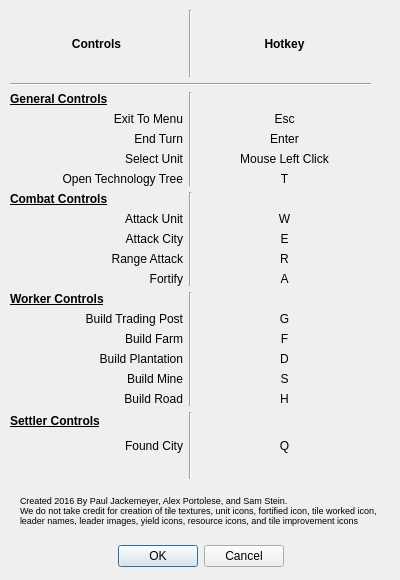
<?xml version="1.0" encoding="UTF-8"?>
<ui version="4.0">
 <class>About</class>
 <widget class="QDialog" name="About">
  <property name="geometry">
   <rect>
    <x>0</x>
    <y>0</y>
    <width>400</width>
    <height>580</height>
   </rect>
  </property>
  <property name="windowTitle">
   <string>Dialog</string>
  </property>
  <widget class="QDialogButtonBox" name="buttonBox">
   <property name="geometry">
    <rect>
     <x>30</x>
     <y>540</y>
     <width>341</width>
     <height>32</height>
    </rect>
   </property>
   <property name="orientation">
    <enum>Qt::Horizontal</enum>
   </property>
   <property name="standardButtons">
    <set>QDialogButtonBox::Cancel|QDialogButtonBox::Ok</set>
   </property>
   <property name="centerButtons">
    <bool>true</bool>
   </property>
  </widget>
  <widget class="QWidget" name="verticalLayoutWidget">
   <property name="geometry">
    <rect>
     <x>10</x>
     <y>10</y>
     <width>361</width>
     <height>469</height>
    </rect>
   </property>
   <layout class="QVBoxLayout" name="verticalLayout">
    <item>
     <layout class="QHBoxLayout" name="horizontalLayout">
      <item>
       <widget class="QLabel" name="label">
        <property name="minimumSize">
         <size>
          <width>171</width>
          <height>60</height>
         </size>
        </property>
        <property name="font">
         <font>
          <weight>75</weight>
          <bold>true</bold>
         </font>
        </property>
        <property name="text">
         <string>Controls</string>
        </property>
        <property name="alignment">
         <set>Qt::AlignCenter</set>
        </property>
       </widget>
      </item>
      <item>
       <widget class="Line" name="line">
        <property name="orientation">
         <enum>Qt::Vertical</enum>
        </property>
       </widget>
      </item>
      <item>
       <widget class="QLabel" name="label_2">
        <property name="minimumSize">
         <size>
          <width>171</width>
          <height>60</height>
         </size>
        </property>
        <property name="font">
         <font>
          <weight>75</weight>
          <bold>true</bold>
         </font>
        </property>
        <property name="text">
         <string>Hotkey</string>
        </property>
        <property name="alignment">
         <set>Qt::AlignCenter</set>
        </property>
       </widget>
      </item>
     </layout>
    </item>
    <item>
     <widget class="Line" name="line_3">
      <property name="orientation">
       <enum>Qt::Horizontal</enum>
      </property>
     </widget>
    </item>
    <item>
     <layout class="QHBoxLayout" name="horizontalLayout_2">
      <item>
       <layout class="QVBoxLayout" name="verticalLayout_3">
        <item>
         <widget class="QLabel" name="label_25">
          <property name="font">
           <font>
            <weight>75</weight>
            <bold>true</bold>
            <underline>true</underline>
           </font>
          </property>
          <property name="text">
           <string>General Controls</string>
          </property>
         </widget>
        </item>
        <item>
         <widget class="QLabel" name="label_5">
          <property name="text">
           <string>Exit To Menu</string>
          </property>
          <property name="alignment">
           <set>Qt::AlignRight|Qt::AlignTrailing|Qt::AlignVCenter</set>
          </property>
         </widget>
        </item>
        <item>
         <widget class="QLabel" name="label_29">
          <property name="text">
           <string>End Turn</string>
          </property>
          <property name="alignment">
           <set>Qt::AlignRight|Qt::AlignTrailing|Qt::AlignVCenter</set>
          </property>
         </widget>
        </item>
        <item>
         <widget class="QLabel" name="label_3">
          <property name="text">
           <string>Select Unit</string>
          </property>
          <property name="alignment">
           <set>Qt::AlignRight|Qt::AlignTrailing|Qt::AlignVCenter</set>
          </property>
         </widget>
        </item>
        <item>
         <widget class="QLabel" name="label_26">
          <property name="text">
           <string>Open Technology Tree</string>
          </property>
          <property name="alignment">
           <set>Qt::AlignRight|Qt::AlignTrailing|Qt::AlignVCenter</set>
          </property>
         </widget>
        </item>
       </layout>
      </item>
      <item>
       <widget class="Line" name="line_2">
        <property name="orientation">
         <enum>Qt::Vertical</enum>
        </property>
       </widget>
      </item>
      <item>
       <layout class="QVBoxLayout" name="verticalLayout_7">
        <item>
         <widget class="QLabel" name="label_41">
          <property name="text">
           <string/>
          </property>
         </widget>
        </item>
        <item>
         <widget class="QLabel" name="label_6">
          <property name="text">
           <string>Esc</string>
          </property>
          <property name="alignment">
           <set>Qt::AlignCenter</set>
          </property>
         </widget>
        </item>
        <item>
         <widget class="QLabel" name="label_30">
          <property name="text">
           <string>Enter</string>
          </property>
          <property name="alignment">
           <set>Qt::AlignCenter</set>
          </property>
         </widget>
        </item>
        <item>
         <widget class="QLabel" name="label_4">
          <property name="text">
           <string>Mouse Left Click</string>
          </property>
          <property name="alignment">
           <set>Qt::AlignCenter</set>
          </property>
         </widget>
        </item>
        <item>
         <widget class="QLabel" name="label_27">
          <property name="text">
           <string>T</string>
          </property>
          <property name="alignment">
           <set>Qt::AlignCenter</set>
          </property>
         </widget>
        </item>
       </layout>
      </item>
     </layout>
    </item>
    <item>
     <layout class="QHBoxLayout" name="horizontalLayout_4">
      <item>
       <layout class="QVBoxLayout" name="verticalLayout_5">
        <item>
         <widget class="QLabel" name="label_18">
          <property name="font">
           <font>
            <weight>75</weight>
            <bold>true</bold>
            <underline>true</underline>
           </font>
          </property>
          <property name="text">
           <string>Combat Controls</string>
          </property>
         </widget>
        </item>
        <item>
         <widget class="QLabel" name="label_19">
          <property name="text">
           <string>Attack Unit</string>
          </property>
          <property name="alignment">
           <set>Qt::AlignRight|Qt::AlignTrailing|Qt::AlignVCenter</set>
          </property>
         </widget>
        </item>
        <item>
         <widget class="QLabel" name="label_20">
          <property name="text">
           <string>Attack City</string>
          </property>
          <property name="alignment">
           <set>Qt::AlignRight|Qt::AlignTrailing|Qt::AlignVCenter</set>
          </property>
         </widget>
        </item>
        <item>
         <widget class="QLabel" name="label_21">
          <property name="text">
           <string>Range Attack</string>
          </property>
          <property name="alignment">
           <set>Qt::AlignRight|Qt::AlignTrailing|Qt::AlignVCenter</set>
          </property>
         </widget>
        </item>
        <item>
         <widget class="QLabel" name="label_7">
          <property name="text">
           <string>Fortify</string>
          </property>
          <property name="alignment">
           <set>Qt::AlignRight|Qt::AlignTrailing|Qt::AlignVCenter</set>
          </property>
         </widget>
        </item>
       </layout>
      </item>
      <item>
       <widget class="Line" name="line_5">
        <property name="orientation">
         <enum>Qt::Vertical</enum>
        </property>
       </widget>
      </item>
      <item>
       <layout class="QVBoxLayout" name="verticalLayout_6">
        <item>
         <widget class="QLabel" name="label_40">
          <property name="text">
           <string/>
          </property>
         </widget>
        </item>
        <item>
         <widget class="QLabel" name="label_22">
          <property name="text">
           <string>W</string>
          </property>
          <property name="alignment">
           <set>Qt::AlignCenter</set>
          </property>
         </widget>
        </item>
        <item>
         <widget class="QLabel" name="label_23">
          <property name="text">
           <string>E</string>
          </property>
          <property name="alignment">
           <set>Qt::AlignCenter</set>
          </property>
         </widget>
        </item>
        <item>
         <widget class="QLabel" name="label_24">
          <property name="text">
           <string>R</string>
          </property>
          <property name="alignment">
           <set>Qt::AlignCenter</set>
          </property>
         </widget>
        </item>
        <item>
         <widget class="QLabel" name="label_8">
          <property name="text">
           <string>A</string>
          </property>
          <property name="alignment">
           <set>Qt::AlignCenter</set>
          </property>
         </widget>
        </item>
       </layout>
      </item>
     </layout>
    </item>
    <item>
     <layout class="QHBoxLayout" name="horizontalLayout_5">
      <item>
       <layout class="QVBoxLayout" name="verticalLayout_2">
        <item>
         <widget class="QLabel" name="label_9">
          <property name="font">
           <font>
            <weight>75</weight>
            <bold>true</bold>
            <underline>true</underline>
           </font>
          </property>
          <property name="text">
           <string>Worker Controls</string>
          </property>
          <property name="alignment">
           <set>Qt::AlignLeading|Qt::AlignLeft|Qt::AlignVCenter</set>
          </property>
         </widget>
        </item>
        <item>
         <widget class="QLabel" name="label_13">
          <property name="text">
           <string>Build Trading Post</string>
          </property>
          <property name="alignment">
           <set>Qt::AlignRight|Qt::AlignTrailing|Qt::AlignVCenter</set>
          </property>
         </widget>
        </item>
        <item>
         <widget class="QLabel" name="label_10">
          <property name="text">
           <string>Build Farm</string>
          </property>
          <property name="alignment">
           <set>Qt::AlignRight|Qt::AlignTrailing|Qt::AlignVCenter</set>
          </property>
         </widget>
        </item>
        <item>
         <widget class="QLabel" name="label_11">
          <property name="text">
           <string>Build Plantation</string>
          </property>
          <property name="alignment">
           <set>Qt::AlignRight|Qt::AlignTrailing|Qt::AlignVCenter</set>
          </property>
         </widget>
        </item>
        <item>
         <widget class="QLabel" name="label_12">
          <property name="text">
           <string>Build Mine</string>
          </property>
          <property name="alignment">
           <set>Qt::AlignRight|Qt::AlignTrailing|Qt::AlignVCenter</set>
          </property>
         </widget>
        </item>
        <item>
         <widget class="QLabel" name="label_31">
          <property name="text">
           <string>Build Road</string>
          </property>
          <property name="alignment">
           <set>Qt::AlignRight|Qt::AlignTrailing|Qt::AlignVCenter</set>
          </property>
         </widget>
        </item>
       </layout>
      </item>
      <item>
       <widget class="Line" name="line_6">
        <property name="orientation">
         <enum>Qt::Vertical</enum>
        </property>
       </widget>
      </item>
      <item>
       <layout class="QVBoxLayout" name="verticalLayout_4">
        <item>
         <widget class="QLabel" name="label_39">
          <property name="text">
           <string/>
          </property>
         </widget>
        </item>
        <item>
         <widget class="QLabel" name="label_17">
          <property name="text">
           <string>G</string>
          </property>
          <property name="alignment">
           <set>Qt::AlignCenter</set>
          </property>
         </widget>
        </item>
        <item>
         <widget class="QLabel" name="label_14">
          <property name="text">
           <string>F</string>
          </property>
          <property name="alignment">
           <set>Qt::AlignCenter</set>
          </property>
         </widget>
        </item>
        <item>
         <widget class="QLabel" name="label_16">
          <property name="text">
           <string>D</string>
          </property>
          <property name="alignment">
           <set>Qt::AlignCenter</set>
          </property>
         </widget>
        </item>
        <item>
         <widget class="QLabel" name="label_15">
          <property name="text">
           <string>S</string>
          </property>
          <property name="alignment">
           <set>Qt::AlignCenter</set>
          </property>
         </widget>
        </item>
        <item>
         <widget class="QLabel" name="label_32">
          <property name="text">
           <string>H</string>
          </property>
          <property name="alignment">
           <set>Qt::AlignCenter</set>
          </property>
         </widget>
        </item>
       </layout>
      </item>
     </layout>
    </item>
    <item>
     <layout class="QHBoxLayout" name="horizontalLayout_3">
      <item>
       <layout class="QVBoxLayout" name="verticalLayout_8">
        <item>
         <widget class="QLabel" name="label_33">
          <property name="font">
           <font>
            <weight>75</weight>
            <bold>true</bold>
            <underline>true</underline>
           </font>
          </property>
          <property name="text">
           <string>Settler Controls</string>
          </property>
         </widget>
        </item>
        <item>
         <widget class="QLabel" name="label_34">
          <property name="text">
           <string>Found City</string>
          </property>
          <property name="alignment">
           <set>Qt::AlignRight|Qt::AlignTrailing|Qt::AlignVCenter</set>
          </property>
         </widget>
        </item>
        <item>
         <widget class="QLabel" name="label_36">
          <property name="text">
           <string/>
          </property>
         </widget>
        </item>
       </layout>
      </item>
      <item>
       <widget class="Line" name="line_4">
        <property name="orientation">
         <enum>Qt::Vertical</enum>
        </property>
       </widget>
      </item>
      <item>
       <layout class="QVBoxLayout" name="verticalLayout_9">
        <item>
         <widget class="QLabel" name="label_37">
          <property name="text">
           <string/>
          </property>
         </widget>
        </item>
        <item>
         <widget class="QLabel" name="label_35">
          <property name="text">
           <string>Q</string>
          </property>
          <property name="alignment">
           <set>Qt::AlignCenter</set>
          </property>
         </widget>
        </item>
        <item>
         <widget class="QLabel" name="label_38">
          <property name="text">
           <string/>
          </property>
         </widget>
        </item>
       </layout>
      </item>
     </layout>
    </item>
   </layout>
  </widget>
  <widget class="QLabel" name="label_28">
   <property name="geometry">
    <rect>
     <x>20</x>
     <y>490</y>
     <width>361</width>
     <height>41</height>
    </rect>
   </property>
   <property name="font">
    <font>
     <pointsize>7</pointsize>
    </font>
   </property>
   <property name="text">
    <string>Created 2016 By Paul Jackemeyer, Alex Portolese, and Sam Stein. 
We do not take credit for creation of tile textures, unit icons, fortified icon, tile worked icon, leader names, leader images, yield icons, resource icons, and tile improvement icons</string>
   </property>
   <property name="wordWrap">
    <bool>true</bool>
   </property>
  </widget>
 </widget>
 <resources/>
 <connections>
  <connection>
   <sender>buttonBox</sender>
   <signal>accepted()</signal>
   <receiver>About</receiver>
   <slot>accept()</slot>
   <hints>
    <hint type="sourcelabel">
     <x>258</x>
     <y>454</y>
    </hint>
    <hint type="destinationlabel">
     <x>157</x>
     <y>274</y>
    </hint>
   </hints>
  </connection>
  <connection>
   <sender>buttonBox</sender>
   <signal>rejected()</signal>
   <receiver>About</receiver>
   <slot>reject()</slot>
   <hints>
    <hint type="sourcelabel">
     <x>326</x>
     <y>460</y>
    </hint>
    <hint type="destinationlabel">
     <x>286</x>
     <y>274</y>
    </hint>
   </hints>
  </connection>
 </connections>
</ui>
